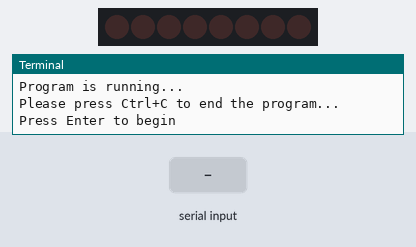
This program was run on a simulated Raspberry Pi (BCM pin numbers). Shown: 8 shift-register outputs drawn as a row of LEDs (first output left, lit = HIGH), the last lines printed to the terminal. The inputs (shaded band) are chosen by the test bench.

Above: at 1.2 s.
1.3 s: "1" typed at the terminal, then Enter
At 1.38 s:
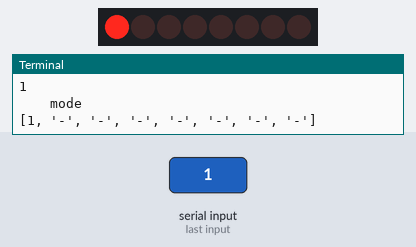
At 2.74 s:
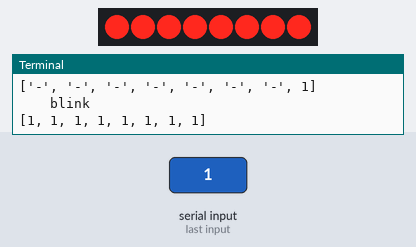
Timing chart, 0 to 13.3 s (numbered marks = the images above; inputs shaded):
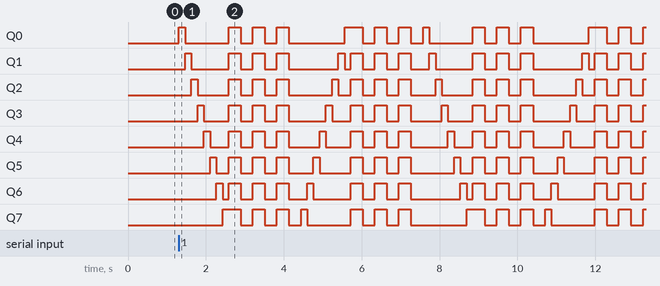

The program:

74HC595.py
```python
#!/usr/bin/env python

#================================================
#
#
#   Extend use of 8 LED with 74HC595.
#   Change the  WhichLeds and sleeptime value under
#   loop() function to change LED mode and speed.
#
#=================================================

import RPi.GPIO as GPIO
import time

SDI   = 23
RCLK  = 24
SRCLK = 5


LED0 = [0x01,0x02,0x04,0x08,0x10,0x20,0x40,0x80]    #original mode
BLINK = [0xff,0x00,0xff,0x00,0xff,0x00]         #blink
LED1 = [0x01,0x03,0x07,0x0f,0x1f,0x3f,0x7f,0xff]    #blink mode 1
LED2 = [0x01,0x05,0x15,0x55,0xb5,0xf5,0xfb,0xff]    #blink mode 2
LED3 = [0x02,0x03,0x0b,0x0f,0x2f,0x3f,0xbf,0xff]    #blink mode 3
#=================================================

def print_message():
    print ("========================================")
    print ("|           LEDs with 74HC595          |")
    print ("|                                      |")
    print ("|       Control LEDs with 74HC595      |")
    print ("|                                      |")
    print ("========================================\n")
    print 'Program is running...'
    print 'Please press Ctrl+C to end the program...'
    raw_input ("Press Enter to begin\n")

def setup():
    GPIO.setmode(GPIO.BCM)    # Number GPIOs by its BCM location
    GPIO.setup(SDI, GPIO.OUT, initial=GPIO.LOW)
    GPIO.setup(RCLK, GPIO.OUT, initial=GPIO.LOW)
    GPIO.setup(SRCLK, GPIO.OUT, initial=GPIO.LOW)

# Shift the data to 74HC595
def hc595_shift(dat):
    for bit in range(0, 8):
        GPIO.output(SDI, 0x80 & (dat << bit))
        GPIO.output(SRCLK, GPIO.HIGH)
        time.sleep(0.001)
        GPIO.output(SRCLK, GPIO.LOW)
    GPIO.output(RCLK, GPIO.HIGH)
    time.sleep(0.001)
    GPIO.output(RCLK, GPIO.LOW)

def main():
    print_message()
    mode = LED0 # Change Mode, modes from LED0 to LED3
    sleeptime = 0.15        # Change speed, lower value, faster speed
    blink_sleeptime = 0.3
    leds = ['-', '-', '-', '-', '-', '-', '-', '-']
    while True:
        # Change LED status from mode
        print "    mode"
        for m in mode:
            hc595_shift(m)
            leds[mode.index(m)] = 1    # Show which led is on
            print leds
            time.sleep(sleeptime)
            leds[mode.index(m)] = '-'  # Show the led is off

        print "    blink"
        for m in BLINK:
            hc595_shift(m)
            if (m == 0x00):
                leds = ['-'] * 8
            elif (m == 0xff):
                leds = [1] * 8
            print leds
            time.sleep(blink_sleeptime)

        # Change LED status from mode reverse
        print "    reversed mode"
        for m in reversed(mode):
            hc595_shift(m)
            leds[mode.index(m)] = 1    # Show which led is on
            print leds
            time.sleep(sleeptime)
            leds[mode.index(m)] = '-'  # Show the led is off

        print "    blink"
        for m in BLINK:
            hc595_shift(m)
            if (m == 0x00):
                leds = ['-'] * 8
            elif (m == 0xff):
                leds = [1] * 8
            print leds
            time.sleep(blink_sleeptime)

def destroy():
    GPIO.cleanup()

if __name__ == '__main__':
    setup()
    try:
        main()
    except KeyboardInterrupt:
        destroy()
```

Measured:
- after the input at 1.3 s, Q0: LOW → HIGH at once, → LOW 0.16 s later, → HIGH 1.1 s later, → LOW 0.31 s later, … (27 changes in this stretch); Q1: LOW → HIGH after 0.17 s, → LOW 0.16 s later, → HIGH 0.96 s later, → LOW 0.31 s later, … (31 changes in this stretch)
